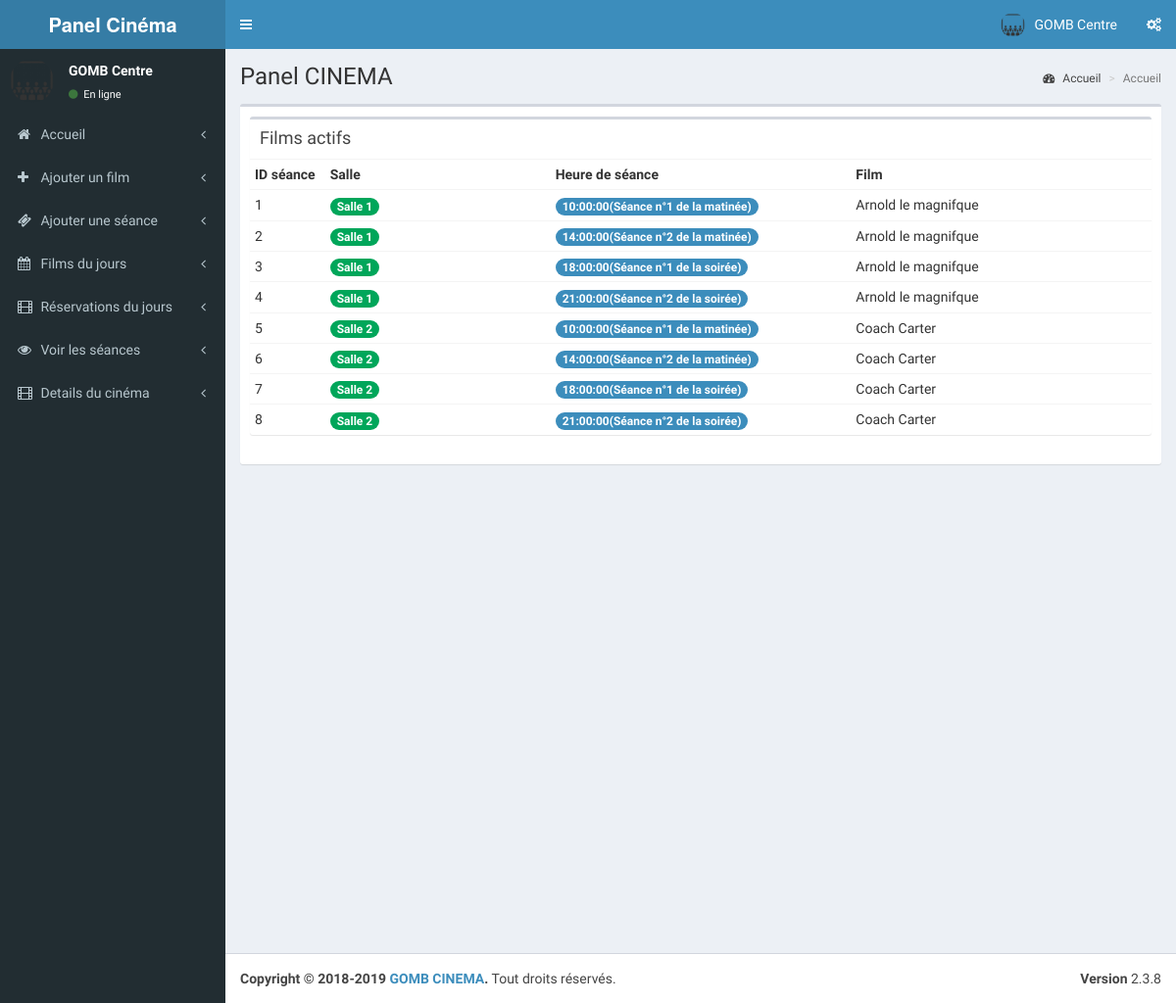
The app's page /cinema/pages/index.php (signed in) with its own data.
### tables this page shows
CREATE TABLE IF NOT EXISTS `tbl_theatre` (
  `id` int(11) NOT NULL AUTO_INCREMENT,
  `name` varchar(100) NOT NULL,
  `address` varchar(100) NOT NULL,
  `place` varchar(100) NOT NULL,
  `state` varchar(50) NOT NULL,
  `pin` int(11) NOT NULL,
  PRIMARY KEY (`id`)
);

CREATE TABLE IF NOT EXISTS `tbl_shows` (
  `s_id` int(11) NOT NULL AUTO_INCREMENT,
  `st_id` int(11) NOT NULL COMMENT 'show time id',
  `theatre_id` int(11) NOT NULL,
  `movie_id` int(11) NOT NULL,
  `start_date` date NOT NULL,
  `status` int(11) NOT NULL COMMENT '1 means show available',
  `r_status` int(11) NOT NULL,
  PRIMARY KEY (`s_id`)
);

CREATE TABLE IF NOT EXISTS `tbl_screens` (
  `screen_id` int(11) NOT NULL AUTO_INCREMENT,
  `t_id` int(11) NOT NULL COMMENT 'theatre id',
  `screen_name` varchar(110) NOT NULL,
  `seats` int(11) NOT NULL COMMENT 'number of seats',
  `charge` int(11) NOT NULL,
  PRIMARY KEY (`screen_id`)
);

CREATE TABLE IF NOT EXISTS `tbl_show_time` (
  `st_id` int(11) NOT NULL AUTO_INCREMENT,
  `screen_id` int(11) NOT NULL,
  `name` varchar(40) NOT NULL COMMENT 'noon,second,etc',
  `start_time` time NOT NULL,
  PRIMARY KEY (`st_id`)
);

CREATE TABLE IF NOT EXISTS `tbl_movie` (
  `movie_id` int(11) NOT NULL AUTO_INCREMENT,
  `t_id` int(11) NOT NULL COMMENT 'theatre id',
  `movie_name` varchar(100) NOT NULL,
  `cast` varchar(500) NOT NULL,
  `desc` varchar(1000) NOT NULL,
  `release_date` date NOT NULL,
  `image` varchar(200) NOT NULL,
  `video_url` varchar(200) NOT NULL,
  `status` int(1) NOT NULL COMMENT '0 means active ',
  PRIMARY KEY (`movie_id`)
);

### cinema/pages/index.php (the view)
<?php
include('header.php');
?>
  <div class="content-wrapper">
    <section class="content-header">
      <h1>
        Panel CINEMA
      </h1>
      <ol class="breadcrumb">
        <li><a href="index"><i class="fa fa-dashboard"></i> Accueil</a></li>
        <li class="active">Accueil</li>
      </ol>
    </section>
    <section class="content">
      <div class="box">
        <div class="box-body">
            <div class="box">
            <div class="box-header">
              <h3 class="box-title">Films actifs</h3>
            </div>
            <div class="box-body no-padding">
              <table class="table table-condensed">
                <tr>
                  <th class="col-md-1">ID séance</th>
                  <th class="col-md-3">Salle</th>
                  <th class="col-md-4">Heure de séance</th>
                  <th class="col-md-4">Film</th>
                </tr>
                <?php
					$qry8=mysqli_query($con,"select * from tbl_shows where r_status=1 and theatre_id='".$_SESSION['theatre']."'");
					$no=1;
					while($mn=mysqli_fetch_array($qry8))
					{
					 $qry9=mysqli_query($con,"select * from tbl_movie where movie_id='".$mn['movie_id']."'");
					 $mov=mysqli_fetch_array($qry9);
					 $qry10=mysqli_query($con,"select * from tbl_show_time where st_id='".$mn['st_id']."'");
					 $scr=mysqli_fetch_array($qry10);
					 $qry11=mysqli_query($con,"select * from tbl_screens where screen_id='".$scr['screen_id']."'");
					 $scn=mysqli_fetch_array($qry11);
					?>
                <tr>
                  <td><?php echo $no;?></td>
                  <td><span class="badge bg-green"><?php echo $scn['screen_name'];?></span></td>
                  <td><span class="badge bg-light-blue"><?php echo $scr['start_time'];?>(<?php echo $scr['name'];?>)</span></td>
                  <td><?php echo $mov['movie_name'];?></td>
                  </tr>
                  <?php
					       $no=$no+1;
					}
                  ?>
              </table>
            </div>
          </div>
        </div>
      </div>
    </section>
  </div>
  <?php
include('footer.php');
?>

### cinema/pages/header.php (shortened to what this page needs)
<?php
include('../../config.php');
$th=mysqli_query($con,"select * from tbl_theatre where id='".$_SESSION['theatre']."'");
$theatre=mysqli_fetch_array($th);
?>
<!DOCTYPE html>
<html>
<head>
  <link rel="stylesheet" href="../validation/dist/css/bootstrapValidator.css"/>
  <link rel="stylesheet" href="../bootstrap/css/bootstrap.min.css">
  <link rel="stylesheet" href="https://cdnjs.cloudflare.com/ajax/libs/font-awesome/4.5.0/css/font-awesome.min.css">
  <link rel="stylesheet" href="https://cdnjs.cloudflare.com/ajax/libs/ionicons/2.0.1/css/ionicons.min.css">
  <link rel="stylesheet" href="../dist/css/AdminLTE.min.css">
  <link rel="stylesheet" href="../dist/css/skins/_all-skins.min.css">
</head>
<body class="hold-transition skin-blue sidebar-mini">
<div class="wrapper">
  <header class="main-header">
    <a href="index.php" class="logo">
      <span class="logo-lg"><b>Panel Cinéma</b></span>
    </a>
    <nav class="navbar navbar-static-top">
      <a href="#" class="sidebar-toggle" data-toggle="offcanvas" role="button">
      </a>
      <div class="navbar-custom-menu">
        <ul class="nav navbar-nav">
          <li class="dropdown user user-menu">
            <a href="#" class="dropdown-toggle" data-toggle="dropdown">
              <img src="cinema-512.png" class="user-image" alt="User Image">
              <span class="hidden-xs"><?php echo $theatre['name'];?></span>
            </a>
          </li>
          <li>
            <a href="#" data-toggle="control-sidebar"><i class="fa fa-gears"></i></a>
          </li>
        </ul>
      </div>
    </nav>
  </header>
  <aside class="main-sidebar">
    <section class="sidebar">
      <div class="user-panel">
        <div class="pull-left image">
          <img src="cinema-512.png" class="img-circle" alt="User Image">
        </div>
        <div class="pull-left info">
          <p><?php echo $theatre['name'];?></p>
          <a href="#"><i class="fa fa-circle text-success"></i> En ligne</a>
        </div>
      </div>
      <ul class="sidebar-menu">
        <li class="treeview">
          <a href="index.php">
            <i class="fa fa-home"></i> <span>Accueil</span>
            <span class="pull-right-container">
              <i class="fa fa-angle-left pull-right"></i>
            </span>
          </a>
        </li>
          <li class="treeview">
          <a href="add_movie.php">
            <i class="fa fa-plus"></i> <span>Ajouter un film</span>
            <span class="pull-right-container">
              <i class="fa fa-angle-left pull-right"></i>
            </span>
          </a>
        </li>
        <li class="treeview">
          <a href="add_show.php">
            <i class="fa fa-ticket"></i> <span>Ajouter une séance</span>
            <span class="pull-right-container">
              <i class="fa fa-angle-left pull-right"></i>
            </span>
          </a>
        </li>
        <li class="treeview">
          <a href="todays_shows.php">
            <i class="fa fa-calendar"></i> <span>Films du jours</span>
            <span class="pull-right-container">
              <i class="fa fa-angle-left pull-right"></i>
            </span>
          </a>
        </li>
        <li class="treeview">
          <a href="tickets.php">
            <i class="fa fa-film"></i> <span>Réservations du jours</span>
            <span class="pull-right-container">
              <i class="fa fa-angle-left pull-right"></i>
            </span>
          </a>
        </li>
        <li class="treeview">
          <a href="view_shows.php">
            <i class="fa fa-eye"></i> <span>Voir les séances</span>
            <span class="pull-right-container">
              <i class="fa fa-angle-left pull-right"></i>
            </span>
          </a>
        </li>
        <li class="treeview">
          <a href="add_theatre_2.php">
            <i class="fa fa-film"></i> <span>Details du cinéma</span>
            <span class="pull-right-container">
              <i class="fa fa-angle-left pull-right"></i>
            </span>
          </a>
        </li>
      </ul>
    </section>
  </aside>

### records on screen
tbl_theatre: name "GOMB Centre"
tbl_shows: tbl_screens.screen_name "Salle 1", st.start_time "10:00:00", st.name "Séance n°1 de la matinée", movie.movie_name "Arnold le magnifque"
tbl_shows: tbl_screens.screen_name "Salle 1", st.start_time "14:00:00", st.name "Séance n°2 de la matinée", movie.movie_name "Arnold le magnifque"
tbl_shows: tbl_screens.screen_name "Salle 1", st.start_time "18:00:00", st.name "Séance n°1 de la soirée", movie.movie_name "Arnold le magnifque"
tbl_shows: tbl_screens.screen_name "Salle 1", st.start_time "21:00:00", st.name "Séance n°2 de la soirée", movie.movie_name "Arnold le magnifque"
tbl_shows: tbl_screens.screen_name "Salle 2", st.start_time "10:00:00", st.name "Séance n°1 de la matinée", movie.movie_name "Coach Carter"
tbl_shows: tbl_screens.screen_name "Salle 2", st.start_time "14:00:00", st.name "Séance n°2 de la matinée", movie.movie_name "Coach Carter"
tbl_shows: tbl_screens.screen_name "Salle 2", st.start_time "18:00:00", st.name "Séance n°1 de la soirée", movie.movie_name "Coach Carter"
tbl_shows: tbl_screens.screen_name "Salle 2", st.start_time "21:00:00", st.name "Séance n°2 de la soirée", movie.movie_name "Coach Carter"
